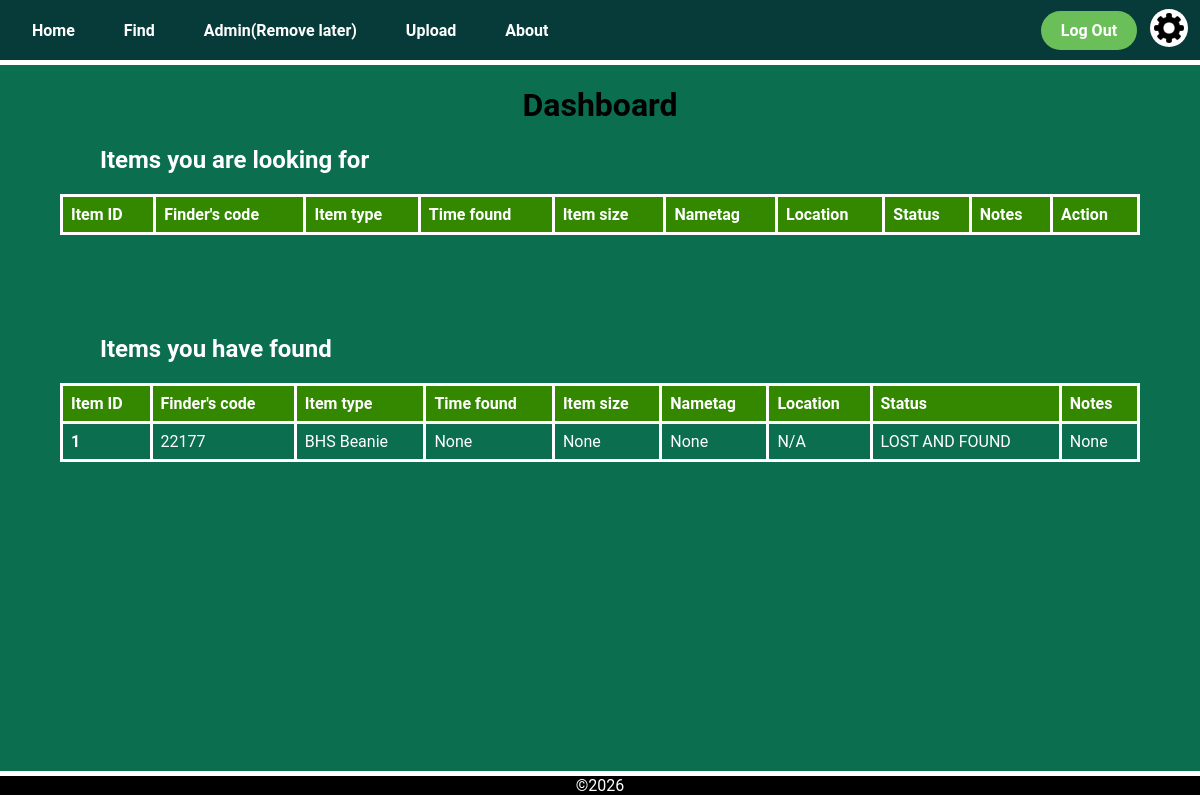
The page /dashboard (signed in) on the database its author committed.
### app.py (models this page shows)
class LostItem(db.Model):
    __tablename__ = 'lost_item'
    item_id = db.Column(db.Integer, primary_key=True)
    finder_id = db.Column(db.String(6), db.ForeignKey('user.user_id'))
    item_type = db.Column(db.String(50))
    time_found = db.Column(db.String(50))
    size = db.Column(db.String(50))
    nametag = db.Column(db.String(50))
    location = db.Column(db.String(50))
    status = db.Column(db.String(50))
    notes = db.Column(db.String(50))
    colours = db.relationship('Colour', secondary='lostitem_colour', backref='lost_items')

### app.py (the view)
@app.route('/dashboard', methods=['POST', 'GET'])
@login_required
def dashboard():
    lost_items = LostItem.query.filter_by(finder_id=current_user.school_code,
                                          status='LOOKING FOR').all()
    lost_and_found_items = LostItem.query.filter_by(finder_id=current_user.school_code,
                                                    status='LOST AND FOUND').all()
    return render_template('dashboard.html',
                           title='Dashboard',
                           lost_items=lost_items,
                           lost_and_found_items=lost_and_found_items,
                           user_name = (f'{current_user.first_name} {current_user.last_name}'))

### app.py (called while the page is built)
@login_manager.user_loader
def load_user(user_id):
    return User.query.get(int(user_id))

@app.context_processor
def inject_variables():
    return dict(show_footer=True,
                logged_in = current_user.is_authenticated)

### templates/dashboard.html (shortened to what this page needs)
{% extends "layout.html" %}
{% block content %}
<h1 class="title">
    Dashboard
</h1>
<table class="item_info_table">
  <h2 class="sub_heading">Items you are looking for</h2>
    <tr>
      <th class="item_info_header">Item ID</th>
      <th class="item_info_header">Finder's code</th>
      <th class="item_info_header">Item type</th>
      <th class="item_info_header">Time found</th>
      <th class="item_info_header">Item size</th>
      <th class="item_info_header">Nametag</th>
      <th class="item_info_header">Location</th>
      <th class="item_info_header">Status</th>
      <th class="item_info_header">Notes</th>
      <th class="item_info_header">Action</th>
    </tr>
</table>
<table class="item_info_table">
  <h2 class="sub_heading">Items you have found</h2>
    <tr>
      <th class="item_info_header">Item ID</th>
      <th class="item_info_header">Finder's code</th>
      <th class="item_info_header">Item type</th>
      <th class="item_info_header">Time found</th>
      <th class="item_info_header">Item size</th>
      <th class="item_info_header">Nametag</th>
      <th class="item_info_header">Location</th>
      <th class="item_info_header">Status</th>
      <th class="item_info_header">Notes</th>
    </tr>
    {% for item in lost_and_found_items %}
    <tr class="item_info_row">
      <th>{{item.item_id}}</th>
      <td>{{item.finder_id}}</td>
      <td>{{item.item_type}}</td>
      <td>
        {% if item.time_found is not none %}
          ({{ item.time_found[11:16] }})<br>{{ item.time_found[8:10] }}/{{ item.time_found[5:7] }}/{{ item.time_found[0:4] }}
        {% else %}
          {{item.time_found}}
        {% endif %}
      </td>
      <td>{{item.size}}</td>
      <td>{{item.nametag}}</td>
      <td>{{item.location}}</td>
      <td>{{item.status}}</td>
      <td>{{item.notes}}</td>
    </tr>
    {% endfor %}
</table>
{% endblock %}

### static/css/style.css (style rules this page uses)
body { background-color: var(--dark-emerald); font-family: "Roboto", sans-serif; margin: 0; padding: 0; color: black; }
.title { text-align: center; }
:root { --dark-teal: #073b3aff; --dark-emerald: #0b6e4fff; --medium-jungle: #08a045ff; --moss-green: #6bbf59ff; --soft-fawn: #ddb771ff; --transition-time: 0.4s; }
.sub_heading { text-align: left; color: white; margin-left: 100px; }
.item_info_table { border-collapse: collapse; width: 90%; margin: 0 auto 100px auto; text-align: left; color: #FFFFFF; border: 3px solid white; }
.item_info_table th { border: 3px solid white; text-align: left; padding: 8px; }
.item_info_table td { border: 3px solid white; text-align: left; padding: 8px; }
.item_info_header { background-color: #338800; }

### rows shown on the page
LostItem: item_id "1", finder_id "22177", item_type "BHS Beanie", time_found "None", size "None", nametag "None", location "N/A", status "LOST AND FOUND", notes "None"
